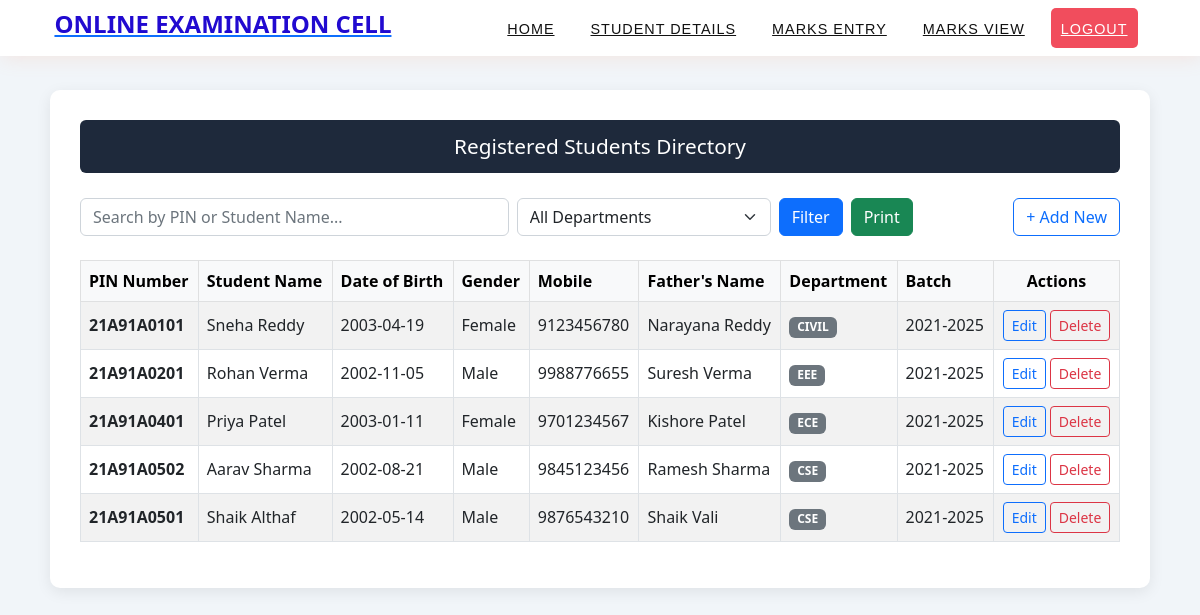
The page /student-info/s.php (signed in) on the database its author committed.
### tables this page shows
CREATE TABLE IF NOT EXISTS `student_data` (
  `id` INT AUTO_INCREMENT PRIMARY KEY,
  `pin_number` VARCHAR(30) NOT NULL UNIQUE,
  `student_name` VARCHAR(100) NOT NULL,
  `date_of_birth` DATE DEFAULT NULL,
  `gender` VARCHAR(15) DEFAULT NULL,
  `mobile_number` VARCHAR(20) DEFAULT NULL,
  `father_name` VARCHAR(100) DEFAULT NULL,
  `address` TEXT DEFAULT NULL,
  `department` VARCHAR(20) NOT NULL,
  `batch` VARCHAR(20) DEFAULT NULL,
  `created_at` TIMESTAMP DEFAULT CURRENT_TIMESTAMP
);

### student-info/s.php (the view, shortened to what this page needs)
<?php
require_once "db_config.php";
$search = trim($_GET['search'] ?? '');
?>
<!DOCTYPE html>
<html lang="en">
<head>
    <link rel="stylesheet" href="../css/style.css" />
    <link rel="stylesheet" href="https://cdn.jsdelivr.net/npm/bootstrap@5.2.2/dist/css/bootstrap.min.css">
</head>
<body>
    <section class="main">
        <nav>
            <a href="../index.php" class="logo">
                <h1 style="color: #210ad0; font-size: 24px; font-weight: 700; font-family: 'Segoe UI', Tahoma, Geneva, Verdana, sans-serif;">ONLINE EXAMINATION CELL</h1>
            </a>
            <ul class="menu" style="border-radius: 5px;">
                <li><a href="../index.php">Home</a></li>
                <li><a href="#">Student Details</a>
                </li>
                <li><a href="#">Marks Entry</a>
                </li>
                <li><a href="#">Marks View</a>
                </li>
                <li><a href="../logout.php" class="active" style="width: auto; border-radius: 5px; cursor: pointer;">Logout</a></li>
            </ul>
        </nav>
        <div class="container-box">
            <h2>Registered Students Directory</h2>
            <form method="GET" class="filter-bar row g-2 mb-4 align-items-center">
                <div class="col-md-5">
                    <input type="text" class="form-control" name="search" placeholder="Search by PIN or Student Name..." value="<?php echo htmlspecialchars($search); ?>">
                </div>
                <div class="col-md-3">
                    <select class="form-select" name="department">
                        <option value="">All Departments</option>
                    </select>
                </div>
                <div class="col-md-4 d-flex gap-2">
                    <button type="submit" class="btn btn-primary">Filter</button>
                    <button type="button" class="btn btn-success" onclick="window.print()">Print</button>
                    <a href="student-profile.php" class="btn btn-outline-primary ms-auto">+ Add New</a>
                </div>
            </form>
            <div class="table-responsive">
                <table class="table table-bordered table-striped align-middle">
                    <thead class="table-light">
                        <tr>
                            <th>PIN Number</th>
                            <th>Student Name</th>
                            <th>Date of Birth</th>
                            <th>Gender</th>
                            <th>Mobile</th>
                            <th>Father's Name</th>
                            <th>Department</th>
                            <th>Batch</th>
                            <th class="action-col text-center">Actions</th>
                        </tr>
                    </thead>
                    <tbody>
                        <?php
                        $where = ["1 = 1"];
                        $query = "SELECT * FROM student_data WHERE " . implode(" AND ", $where) . " ORDER BY id DESC";
                        $stmt = $conn->prepare($query);
                        if ($stmt) {
                            $stmt->execute();
                            $result = $stmt->get_result();
                            if ($result->num_rows > 0) {
                                while ($row = $result->fetch_assoc()) {
                                    echo "<tr>";
                                    echo "<td><strong>" . htmlspecialchars($row['pin_number']) . "</strong></td>";
                                    echo "<td>" . htmlspecialchars($row['student_name']) . "</td>";
                                    echo "<td>" . htmlspecialchars($row['date_of_birth'] ?? '-') . "</td>";
                                    echo "<td>" . htmlspecialchars($row['gender'] ?? '-') . "</td>";
                                    echo "<td>" . htmlspecialchars($row['mobile_number'] ?? '-') . "</td>";
                                    echo "<td>" . htmlspecialchars($row['father_name'] ?? '-') . "</td>";
                                    echo "<td><span class='badge bg-secondary'>" . htmlspecialchars($row['department']) . "</span></td>";
                                    echo "<td>" . htmlspecialchars($row['batch'] ?? '-') . "</td>";
                                    echo "<td class='action-col text-center'>";
                                    echo "<a href='staffedit.php?id=" . urlencode($row['pin_number']) . "' class='btn btn-sm btn-outline-primary me-1'>Edit</a>";
                                    echo "<a href='delete-student.php?id=" . urlencode($row['pin_number']) . "' class='btn btn-sm btn-outline-danger' onclick='return confirm(\"Are you sure you want to delete this student?\");'>Delete</a>";
                                    echo "</td>";
                                    echo "</tr>";
                                }
                            } else {
                                echo "<tr><td colspan='9' class='text-center py-4 text-muted'>No student records found.</td></tr>";
                            }
                        } else {
                            echo "<tr><td colspan='9' class='text-danger'>Query failed: " . htmlspecialchars($conn->error) . "</td></tr>";
                        }
                        ?>
                    </tbody>
                </table>
            </div>
        </div>
    </section>
</body>
</html>

### css/style.css (style rules this page uses)
body { margin:0px; padding: 0px; font-family: calibri; }
* { box-sizing: border-box; }
ul { list-style: none; }
a { text-decoration: none; }
input { outline: none; border: none; }
.main { width:100%; height:768px; }
nav { display: flex; font-family: 'Franklin Gothic Medium', 'Arial Narrow', Arial, sans-serif; align-items: center; justify-content: space-around; padding: 0px 30px; background-color:#fff; box-shadow: 2px 2px 20px rgba(255, 151, 103, 0.164); z-index: 1; width:100%; position: fixed; left: 0px; top: 0px; }
nav ul { display: flex; margin:0px; padding: 0px; }
nav ul li a { height:40px; line-height: 43px; margin: 8px; padding: 0px 10px; display: flex; font-size: 0.9rem; text-transform: uppercase; font-weight: 400; color:#111; letter-spacing: 1px; transition: 0.4s ease-in-out; }
.active { background-color: #F14D5D; color: #fff; }

### student-info/s.php (style rules this page uses)
body { font-family: 'Segoe UI', Tahoma, Geneva, Verdana, sans-serif; background-color: #f1f5f9; margin: 0; padding: 0; }
.container-box { max-width: 1100px; margin: 90px auto 40px; background: #fff; padding: 30px; border-radius: 10px; box-shadow: 0 4px 15px rgba(0,0,0,0.08); }
h2 { background-color: #1e293b; color: #fff; text-align: center; padding: 14px; margin: 0 0 25px 0; border-radius: 6px; font-size: 1.3rem; }

### rows shown on the page
student_data: pin_number "21A91A0101", student_name "Sneha Reddy", date_of_birth "2003-04-19", gender "Female", mobile_number "9123456780", father_name "Narayana Reddy", department "CIVIL", batch "2021-2025"
student_data: pin_number "21A91A0201", student_name "Rohan Verma", date_of_birth "2002-11-05", gender "Male", mobile_number "9988776655", father_name "Suresh Verma", department "EEE", batch "2021-2025"
student_data: pin_number "21A91A0401", student_name "Priya Patel", date_of_birth "2003-01-11", gender "Female", mobile_number "9701234567", father_name "Kishore Patel", department "ECE", batch "2021-2025"
student_data: pin_number "21A91A0502", student_name "Aarav Sharma", date_of_birth "2002-08-21", gender "Male", mobile_number "9845123456", father_name "Ramesh Sharma", department "CSE", batch "2021-2025"
student_data: pin_number "21A91A0501", student_name "Shaik Althaf", date_of_birth "2002-05-14", gender "Male", mobile_number "9876543210", father_name "Shaik Vali", department "CSE", batch "2021-2025"
